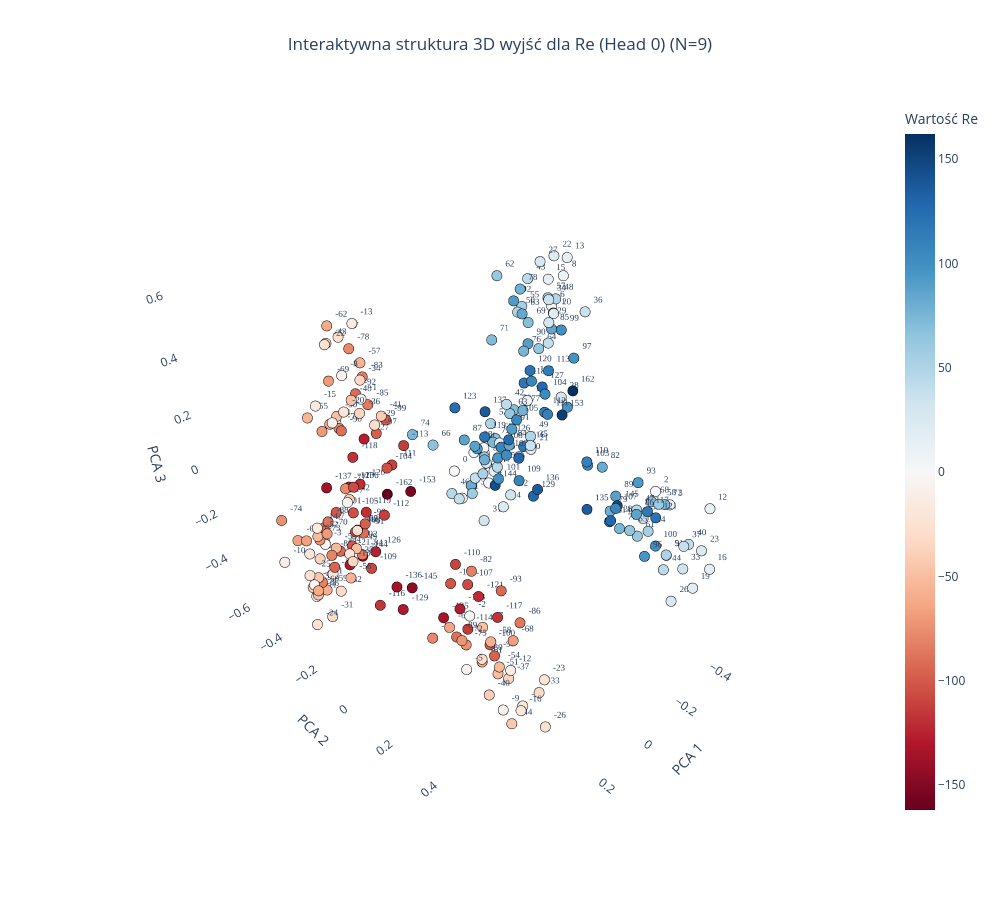
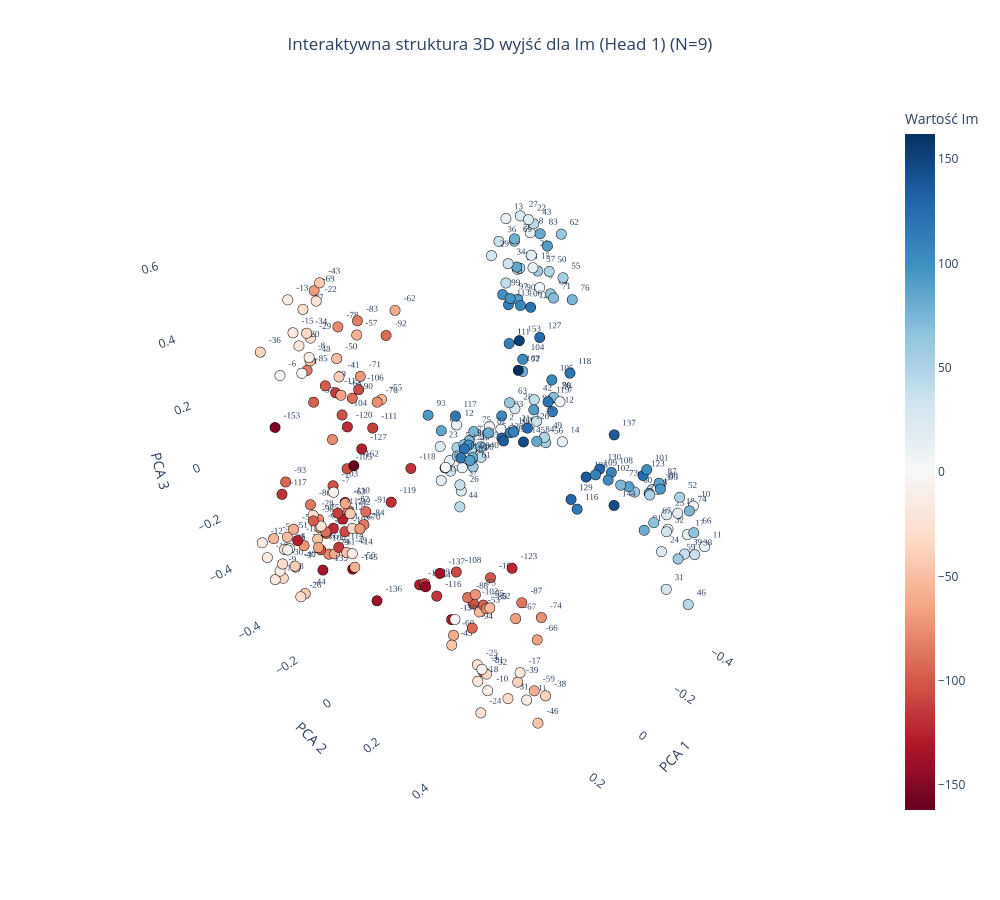

Notebook cell for these charts, in order:
### Code cell
plot_output_head_plotly_3d(model, N=N, head_idx=0)

plot_output_head_plotly_3d(model, N=N, head_idx=1)

### Figure 1 — Plotly figure (JSON) as saved in the notebook; plotly's stock layout.template omitted (floating-point values rounded to 4 significant figures; data arrays with more than 128 entries replaced by an {"elided": "..."} marker saying what was removed)
{"data": [{"hoverinfo": "text", "hovertext": {"elided": "267 str values"}, "marker": {"color": {"elided": "267 int values"}, "colorbar": {"title": {"text": "Wartość Re"}}, "colorscale": [[0, "rgb(103,0,31)"], [0.1, "rgb(178,24,43)"], [0.2, "rgb(214,96,77)"], [0.3, "rgb(244,165,130)"], [0.4, "rgb(253,219,199)"], [0.5, "rgb(247,247,247)"], [0.6, "rgb(209,229,240)"], [0.7, "rgb(146,197,222)"], [0.8, "rgb(67,147,195)"], [0.9, "rgb(33,102,172)"], [1, "rgb(5,48,97)"]], "line": {"color": "Black", "width": 1}, "showscale": true, "size": 6}, "mode": "markers+text", "text": {"elided": "267 str values"}, "textfont": {"family": "Arial Black", "size": 9}, "textposition": "top right", "type": "scatter3d", "x": {"elided": "267 float values"}, "y": {"elided": "267 float values"}, "z": {"elided": "267 float values"}}], "layout": {"height": 900, "scene": {"xaxis": {"backgroundcolor": "white", "gridcolor": "rgba(200,200,200,0.2)", "title": {"text": "PCA 1"}}, "yaxis": {"backgroundcolor": "white", "gridcolor": "rgba(200,200,200,0.2)", "title": {"text": "PCA 2"}}, "zaxis": {"backgroundcolor": "white", "gridcolor": "rgba(200,200,200,0.2)", "title": {"text": "PCA 3"}}}, "showlegend": false, "title": {"text": "Interaktywna struktura 3D wyjść dla Re (Head 0) (N=9)", "x": 0.5, "xanchor": "center"}, "width": 1000}}

### Figure 2 — Plotly figure (JSON) as saved in the notebook; plotly's stock layout.template omitted (floating-point values rounded to 4 significant figures; data arrays with more than 128 entries replaced by an {"elided": "..."} marker saying what was removed)
{"data": [{"hoverinfo": "text", "hovertext": {"elided": "267 str values"}, "marker": {"color": {"elided": "267 int values"}, "colorbar": {"title": {"text": "Wartość Im"}}, "colorscale": [[0, "rgb(103,0,31)"], [0.1, "rgb(178,24,43)"], [0.2, "rgb(214,96,77)"], [0.3, "rgb(244,165,130)"], [0.4, "rgb(253,219,199)"], [0.5, "rgb(247,247,247)"], [0.6, "rgb(209,229,240)"], [0.7, "rgb(146,197,222)"], [0.8, "rgb(67,147,195)"], [0.9, "rgb(33,102,172)"], [1, "rgb(5,48,97)"]], "line": {"color": "Black", "width": 1}, "showscale": true, "size": 6}, "mode": "markers+text", "text": {"elided": "267 str values"}, "textfont": {"family": "Arial Black", "size": 9}, "textposition": "top right", "type": "scatter3d", "x": {"elided": "267 float values"}, "y": {"elided": "267 float values"}, "z": {"elided": "267 float values"}}], "layout": {"height": 900, "scene": {"xaxis": {"backgroundcolor": "white", "gridcolor": "rgba(200,200,200,0.2)", "title": {"text": "PCA 1"}}, "yaxis": {"backgroundcolor": "white", "gridcolor": "rgba(200,200,200,0.2)", "title": {"text": "PCA 2"}}, "zaxis": {"backgroundcolor": "white", "gridcolor": "rgba(200,200,200,0.2)", "title": {"text": "PCA 3"}}}, "showlegend": false, "title": {"text": "Interaktywna struktura 3D wyjść dla Im (Head 1) (N=9)", "x": 0.5, "xanchor": "center"}, "width": 1000}}
